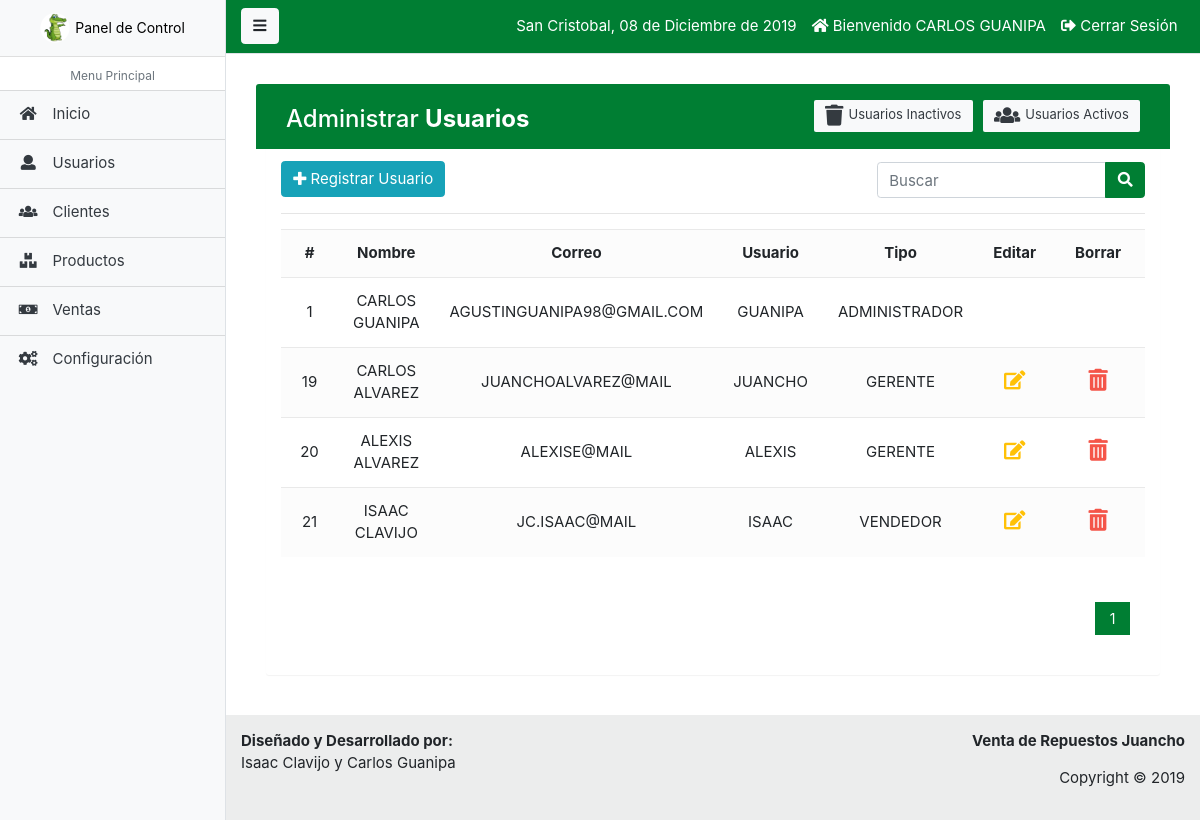
/paginas/usuario_lista.php (signed in), run on an earlier commit of the app's database.
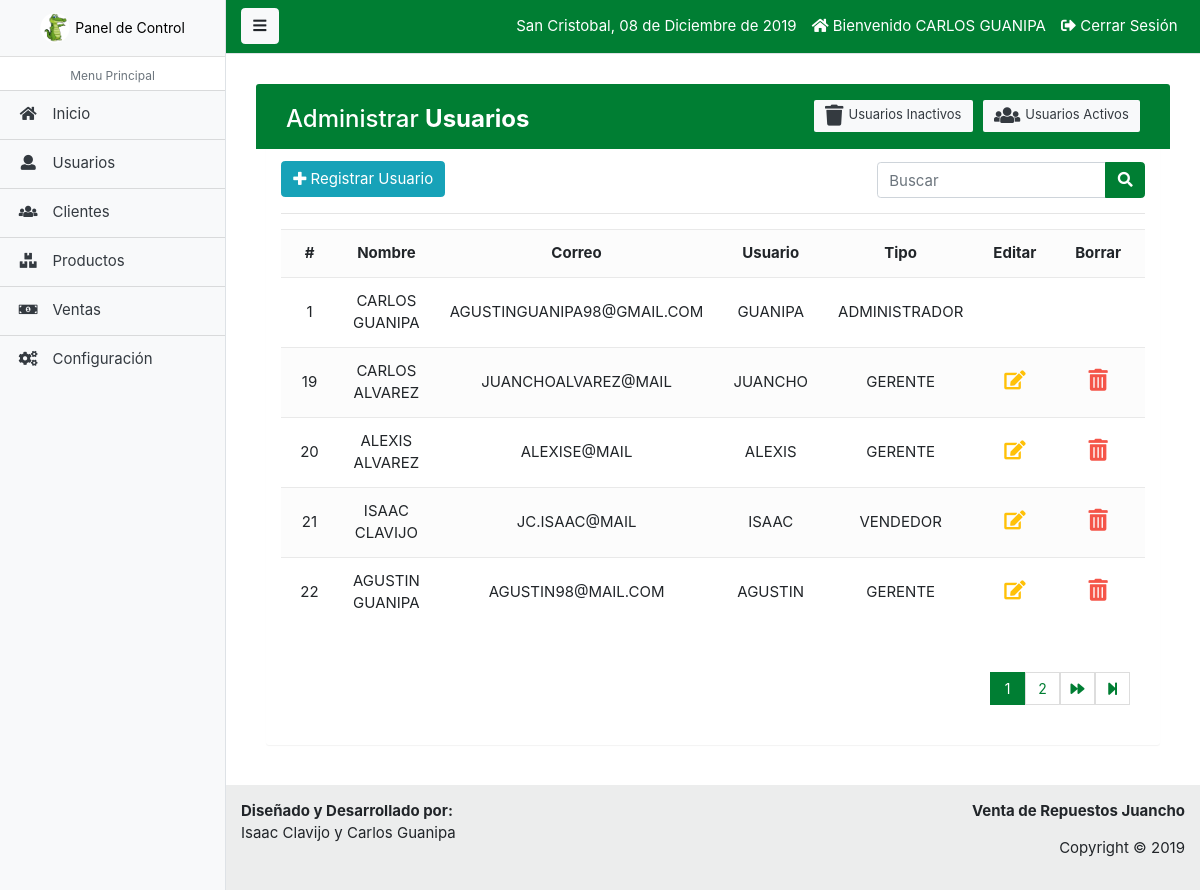
And on a later commit of the database.
### tables this page shows
CREATE TABLE `usuario` (
  `idusuario` int(11) NOT NULL,
  `nombre` varchar(50) DEFAULT NULL,
  `correo` varchar(100) DEFAULT NULL,
  `usuario` varchar(15) DEFAULT NULL,
  `clave` varchar(100) DEFAULT NULL,
  `rol` int(11) DEFAULT NULL,
  `estatus` int(2) NOT NULL DEFAULT '1'
);

CREATE TABLE `rol` (
  `idrol` int(11) NOT NULL,
  `rol` varchar(20) DEFAULT NULL
);

### paginas/usuario_lista.php (the view, shortened to what this page needs)
<?php
	require_once('includes/admin_header.php');
?>
<div class="container-fluid">
	<div class="table-wrapper">
	    <div class="table-title">
	        <div class="row">
            <div class="col-sm-6">
							<h2>Administrar <b>Usuarios</b></h2>
						</div>
						<div class="col-sm-6">
							<a href="usuario_lista.php" class="btn btn-light text-dark"><i class="fa fa-users"></i> Usuarios Activos</a>
							<a href="usuario_lista_inactivo.php" class="btn btn-light text-dark"><i class="fa fa-trash"></i> Usuarios Inactivos</a>
						</div>
	        </div>
	    </div>
	    <div class="row" style="padding-top: 2px;">
	    	<div class="col-sm-8">
	    		<?php
						if ($data['rol'] != 'ADMINISTRADOR' && ($_SESSION['rol'] == 1 || $_SESSION['rol'] == 2)) {
						?>
					<a href="usuario_registro.php" class="btn btn-info float-left"><i class="fa fa-plus"></i> Registrar Usuario</a>
					<?php
						}
					?>
				</div>
				<form action="usuario_buscar.php" method="GET" class="col-sm-4" style="padding-top: 1px;">
					<div class="input-group">
						<input type="text" class="form-control" name="busqueda" id="busqueda" placeholder="Buscar">
						<div class="input-group-append">
							<button type="submit" class="btn btn-primary"><i class="fa fa-search"></i></button>
						</div>
					</div>
				</form>
	    </div>
	    <hr>
	    <div>
	    	<div class="table-responsive">
					<table class="table table-striped table-hover">
						<tr>
							<th class='text-center'>#</th>
							<th class='text-center'>Nombre</th>
							<th class='text-center'>Correo</th>
							<th class='text-center'>Usuario</th>
							<th class='text-center'>Tipo</th>
							<th class='text-center'>Editar</th>
							<th class='text-center'>Borrar</th>
						</tr>
						<?php
							$sql_registe = mysqli_query($conexion,"SELECT COUNT(*) as total_registro FROM usuario WHERE estatus = 1");
							$result_registe = mysqli_fetch_array($sql_registe);
							$total_registro = $result_registe['total_registro'];
							$por_pagina = 5;
							if (empty($_GET['pagina']))
							{
								$pagina = 1;
							}else{
								$pagina = $_GET['pagina'];
							}
							$desde = ($pagina-1) * $por_pagina;
							$total_paginas = ceil($total_registro / $por_pagina);
						$query = mysqli_query($conexion,"SELECT u.idusuario, u.nombre, u.correo, u.usuario, r.rol FROM usuario u INNER JOIN rol r ON u.rol = r.idrol WHERE estatus = 1  ORDER BY idusuario ASC LIMIT $desde,$por_pagina");
							$result = mysqli_num_rows($query);
							if ($result > 0) {
							 	while ($data = mysqli_fetch_array($query)) {
							 		?>
							 		<tr class="row<?php echo $data['idusuario']; ?>">
										<td class="text-center"><?php echo $data['idusuario']; ?></td>
										<td class="text-center"><?php echo $data['nombre']; ?></td>
										<td class="text-center"><?php echo $data['correo']; ?></td>
										<td class="text-center"><?php echo $data['usuario']; ?></td>
										<td class="text-center"><?php echo $data['rol']; ?></td>
										<td class='text-center'>
											<?php
												if ($data['rol'] != 'ADMINISTRADOR' && ($_SESSION['rol'] == 1 || $_SESSION['rol'] == 2)) {
												?>
											<a href="usuario_editar.php?id=<?php echo $data['idusuario']; ?>" class="edit"><i class="fa fa-edit"></i></a>
											<?php
													}
												?>
										</td>
										<td class='text-center'>
											<?php
												if ($data['rol'] != 'ADMINISTRADOR' && ($_SESSION['rol'] == 1 || $_SESSION['rol'] == 2)) {
												?>
													<a href="usuario_borrar.php?id=<?php echo $data['idusuario']; ?>" class="delete eliminar"><i class="fa fa-trash-alt"></i></a>
												<?php
													}
												?>
										</td>
									</tr>
							 	<?php
							 	}
							 }
						?>
					</table>
				</div>
				<div class="paginador">
					<ul>
						<?php
							for ($i=1; $i <= $total_paginas; $i++)
							{
								if ($i == $pagina)
								{
									echo '<li class="pageSelected">'.$i.'</li>';
								}else{
									echo '<li><a href="?pagina='.$i.'">'.$i.'</a></li>';
								}
							}
							if ($pagina != $total_paginas)
							{
								?>
								<li><a href="?pagina=<?php echo $pagina+1; ?>"><i class="fas fa-forward"></i></a></li>
								<li><a href="?pagina=<?php echo $total_paginas; ?>"><i class="fas fa-step-forward"></i></a></li>
								<?php
							}
						?>
					</ul>
				</div>
	    </div>
	</div>
</div>
<?php require_once('includes/admin_footer.php');  ?>

What changed in the data, as far as the page shows it:
added usuario: idusuario "22", nombre "AGUSTIN GUANIPA", correo "AGUSTIN98@MAIL.COM", usuario "AGUSTIN", rol.rol "GERENTE"
Also different on the page:
new list line: "2"
